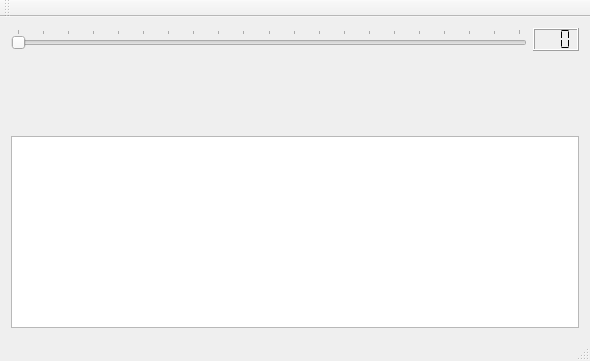
<?xml version="1.0" encoding="UTF-8"?>
<ui version="4.0">
 <class>MyMainWindow</class>
 <widget class="QMainWindow" name="Word Counts">
  <property name="geometry">
   <rect>
    <x>0</x>
    <y>0</y>
    <width>590</width>
    <height>361</height>
   </rect>
  </property>
  <property name="windowTitle">
   <string>MyMainWindow</string>
  </property>
  <widget class="QWidget" name="centralWidget">
   <layout class="QGridLayout" name="gridLayout">
    <item row="0" column="0">
     <layout class="QHBoxLayout" name="horizontalLayout">
      <item>
       <widget class="QSlider" name="horizontalSlider">
        <property name="maximum">
         <number>100</number>
        </property>
        <property name="orientation">
         <enum>Qt::Horizontal</enum>
        </property>
        <property name="tickPosition">
         <enum>QSlider::TicksAbove</enum>
        </property>
        <property name="tickInterval">
         <number>5</number>
        </property>
       </widget>
      </item>
      <item>
       <widget class="QLCDNumber" name="lcdNumber">
        <property name="minimumSize">
         <size>
          <width>46</width>
          <height>0</height>
         </size>
        </property>
        <property name="font">
         <font>
          <pointsize>26</pointsize>
          <weight>75</weight>
          <bold>true</bold>
         </font>
        </property>
        <property name="lineWidth">
         <number>1</number>
        </property>
        <property name="digitCount">
         <number>3</number>
        </property>
        <property name="segmentStyle">
         <enum>QLCDNumber::Flat</enum>
        </property>
       </widget>
      </item>
     </layout>
    </item>
    <item row="2" column="0">
     <widget class="QTextEdit" name="textEdit"/>
    </item>
    <item row="1" column="0">
     <spacer name="verticalSpacer">
      <property name="orientation">
       <enum>Qt::Vertical</enum>
      </property>
      <property name="sizeHint" stdset="0">
       <size>
        <width>20</width>
        <height>40</height>
       </size>
      </property>
     </spacer>
    </item>
   </layout>
  </widget>
  <widget class="QMenuBar" name="menuBar">
   <property name="geometry">
    <rect>
     <x>0</x>
     <y>0</y>
     <width>590</width>
     <height>25</height>
    </rect>
   </property>
  </widget>
  <widget class="QToolBar" name="mainToolBar">
   <attribute name="toolBarArea">
    <enum>TopToolBarArea</enum>
   </attribute>
   <attribute name="toolBarBreak">
    <bool>false</bool>
   </attribute>
  </widget>
  <widget class="QStatusBar" name="statusBar"/>
 </widget>
 <layoutdefault spacing="6" margin="11"/>
 <resources/>
 <connections>
  <connection>
   <sender>horizontalSlider</sender>
   <signal>valueChanged(int)</signal>
   <receiver>lcdNumber</receiver>
   <slot>display(int)</slot>
   <hints>
    <hint type="sourcelabel">
     <x>255</x>
     <y>62</y>
    </hint>
    <hint type="destinationlabel">
     <x>538</x>
     <y>62</y>
    </hint>
   </hints>
  </connection>
 </connections>
</ui>
